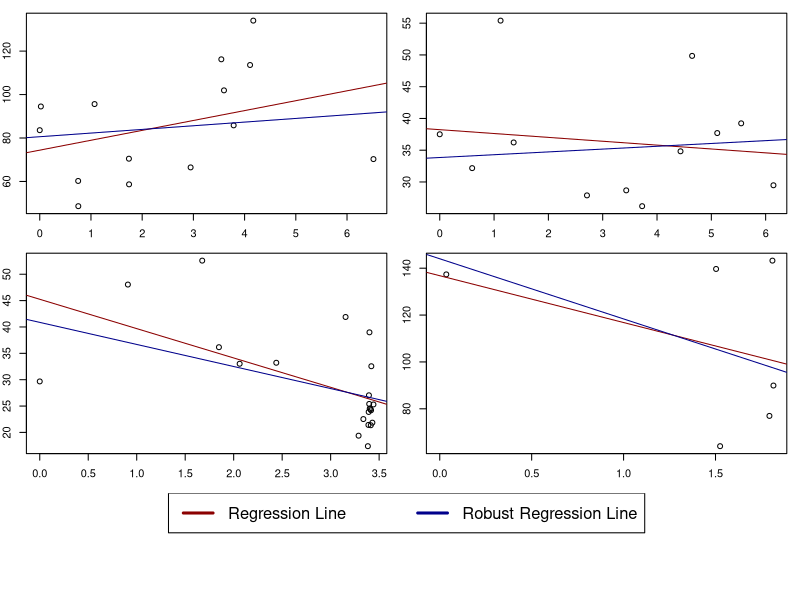
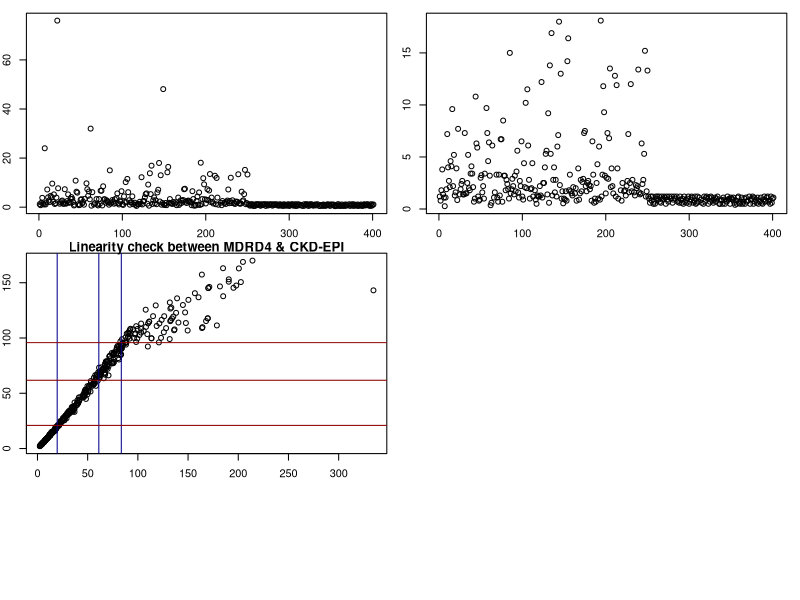

These charts were generated, in order, by the following R code:
## ---- chunk 1
knitr::opts_chunk$set(echo = TRUE)
require(dplyr)
require(tidyr)
require(data.table)
require(magrittr)
require(ggplot2)
## ---- chunk 2
is.nan.data.frame <- function(x)
  do.call(cbind, lapply(x, is.nan))
## ---- chunk 3
# Enter code here.

# reading datasets and setting primary keys
longegfr1 = data.table(fread('./data/longegfr1.csv'), key=c('id', 'fu.years'))
longegfr2 = data.table(fread('./data/longegfr2.csv'), key=c('ID', 'fu.years'))
colnames(longegfr2) = c('id','fu.years','egfr') # change column names to make joining easier
pk = c('id','fu.years')
longegfr = merge(longegfr1,
                 longegfr2,
                 by=pk,
                 all=TRUE)[order(id,fu.years)] # FULL OUTER JOIN
longegfr %>% summary()
## ---- chunk 4
# Enter code here.
longegfr[,mean_egfr:=mean(egfr),
         by=id]
longegfr[,count_egfr:=length(fu.years),
         by=id]
longegfr[,fu_total:=max(fu.years)-min(fu.years),
         by=id]
summary(longegfr)
longegfr
longegfr$bag_egfr = cut(longegfr$mean_egfr, c(0,15,30,60,90,Inf))

longegfr_nas = longegfr[,sum(is.na(mean_egfr)), by=id]
longegfr_nas[,missing_ind:=ifelse(V1>0,1,0)]
patients_egfr_na = longegfr_nas[,sum(missing_ind)]
cat('There are', patients_egfr_na, 'patients with missing values for \'mean egfr\'')
## ---- chunk 5
# Enter code here.
egfr_90_plus = unique(longegfr[mean_egfr>90, .(id,sex,baseline.age,mean_egfr, count_egfr),])[order(mean_egfr)]
egfr_90_plus
## ---- chunk 6
# Enter code here.
patient_id = c(3,37,162,223)
subset = longegfr[id %in% patient_id, .(id, fu.years, egfr)][order(id, fu.years)]
subset_1 = subset[id==patient_id[1]]
subset_2 = subset[id==patient_id[2]]
subset_3 = subset[id==patient_id[3]]
subset_4 = subset[id==patient_id[4]]
subset_1_rob = subset_1[!(egfr==max(egfr, na.rm=TRUE) | egfr==min(egfr, na.rm=TRUE))]
subset_2_rob = subset_2[!(egfr==max(egfr, na.rm=TRUE) | egfr==min(egfr, na.rm=TRUE))]
subset_3_rob = subset_3[!(egfr==max(egfr, na.rm=TRUE) | egfr==min(egfr, na.rm=TRUE))]
subset_4_rob = subset_4[!(egfr==max(egfr, na.rm=TRUE) | egfr==min(egfr, na.rm=TRUE))]

reg1 = lm(subset_1[,egfr] ~ subset_1[,fu.years])
reg2 = lm(subset_2[,egfr] ~ subset_2[,fu.years])
reg3 = lm(subset_3[,egfr] ~ subset_3[,fu.years])
reg4 = lm(subset_4[,egfr] ~ subset_4[,fu.years])
reg1_rob = lm(subset_1_rob[,egfr] ~ subset_1_rob[,fu.years])
reg2_rob = lm(subset_2_rob[,egfr] ~ subset_2_rob[,fu.years])
reg3_rob = lm(subset_3_rob[,egfr] ~ subset_3_rob[,fu.years])
reg4_rob = lm(subset_4_rob[,egfr] ~ subset_4_rob[,fu.years])

coef_1 = summary(reg1, conf.int=TRUE)$coefficients[2,1]
sd_1   = summary(reg1, conf.int=TRUE)$coefficients[2,2]
coef_2 = summary(reg2, conf.int=TRUE)$coefficients[2,1]
sd_2   = summary(reg2, conf.int=TRUE)$coefficients[2,2]
coef_3 = summary(reg3, conf.int=TRUE)$coefficients[2,1]
sd_3   = summary(reg3, conf.int=TRUE)$coefficients[2,2]
coef_4 = summary(reg4, conf.int=TRUE)$coefficients[2,1]
sd_4   = summary(reg4, conf.int=TRUE)$coefficients[2,2]

ci_1 = c(coef_1 - 2*sd_1 , coef_1 + 2*sd_1)
ci_2 = c(coef_2 - 2*sd_2 , coef_2 + 2*sd_2)
ci_3 = c(coef_3 - 2*sd_3 , coef_3 + 2*sd_3)
ci_4 = c(coef_4 - 2*sd_4 , coef_4 + 2*sd_4)

m <- matrix(c(1,2,3,4,5,5),nrow = 3,ncol = 2,byrow = TRUE)

layout(mat = m,heights = c(0.4,0.4,0.2))

par(mar = c(2,2,1,1))
plot(subset_1[,fu.years], subset_1[,egfr], xlab='years', ylab='patient 1 egfr')
abline(reg1, col='red4')
abline(reg1_rob, col='blue4')
plot(subset_2[,fu.years], subset_2[,egfr], xlab='years', ylab='patient 2 egfr')
abline(reg2, col='red4')
abline(reg2_rob, col='blue4')
plot(subset_3[,fu.years], subset_3[,egfr], xlab='years', ylab='patient 3 egfr')
abline(reg3, col='red4')
abline(reg3_rob, col='blue4')
plot(subset_4[,fu.years], subset_4[,egfr], xlab='years', ylab='patient 4 egfr')
abline(reg4, col='red4')
abline(reg4_rob, col='blue4')
plot(1, type = "n", axes=FALSE, xlab="", ylab="")
plot_colors <- c("blue","black", "green", "orange", "pink")
legend(x = "top",inset = 0,
        legend = c("Regression Line", "Robust Regression Line"), 
        col=c('red4', 'blue4'), lwd=3, cex=1.5, horiz = TRUE)

## ---- chunk 7
# Enter code here.
scr.dt = data.table(fread('./data/scr.csv'))
plot(scr.dt[,scr])
# longegfr_nas[,missing_ind:=ifelse(V1>0,1,0)]

scr.dt[, scr:=ifelse(scr>19, scr/88.42, scr)]
plot(scr.dt[,scr])
IQR_scr = summary(scr.dt[,scr])[5] - summary(scr.dt[,scr])[2]
IQR_scr
## ---- chunk 8
# Enter code here.
scr.dt[,scr_est1:=175*
         scr^(-1.154)*
         age^(-0.203)*
         (fifelse(scr.dt[,sex=='Female'],0.742,1, na=1))*
         (fifelse(scr.dt[,ethnic=='Black'],1.212,1,na=1))]

scr.dt[,min_scr_1:=pmin(scr/fifelse(scr.dt[,sex=='Female'],0.7,0.9,na=1),1, na.rm=TRUE)^(fifelse(scr.dt[,sex=='Female'],-0.329,-0.411,na=1))]
scr.dt[,max_scr_1:=pmax(scr/fifelse(scr.dt[,sex=='Female'],0.7,0.9,na=1),1, na.rm=TRUE)^(-1.209)]
scr.dt[,scr_est2:=141*
         min_scr_1*
         max_scr_1*
         0.993^age*
         (fifelse(scr.dt[,sex=='Female'],1.018,1, na=1))*
         (fifelse(scr.dt[,ethnic=='Black'],1.158,1,na=1))]

scr.dt

mean_est_1 = round(mean(scr.dt$scr_est1, na.rm=TRUE),2)
sd_est_1   = round(sd  (scr.dt$scr_est1, na.rm=TRUE),2)
mean_est_2 = round(mean(scr.dt$scr_est2, na.rm=TRUE),2)
sd_est_2   = round(sd  (scr.dt$scr_est2, na.rm=TRUE),2)

mean_est_1
sd_est_1
mean_est_2
sd_est_2

cor(scr.dt$scr_est1,scr.dt$scr_est2, method='pearson', use = "complete.obs")
## ---- chunk 9
# Enter code here.
plot(scr.dt$scr_est1,scr.dt$scr_est2, xlab='MDRD4', ylab='CKD-EPI', main='Linearity check between MDRD4 & CKD-EPI')
abline(v=mean_est_1, col='blue4')
abline(v=quantile(scr.dt$scr_est1, na.rm=TRUE)[2], col='blue4')
abline(v=quantile(scr.dt$scr_est1, na.rm=TRUE)[4], col='blue4')
abline(h=mean_est_2, col='red4')
abline(h=quantile(scr.dt$scr_est2, na.rm=TRUE)[2], col='red4')
abline(h=quantile(scr.dt$scr_est2, na.rm=TRUE)[4], col='red4')
## ---- chunk 10
# Enter code here.
cohort = data.table(fread('./data/cohort.csv', stringsAsFactors = TRUE))
lab1 = data.table(fread('./data/lab1.csv'))
linker = data.table(fread('./data/linker.csv'))

tmp = merge(cohort, linker, by=c('id'), all=TRUE)
cohort.dt = merge(tmp, lab1, by.x=c('LABID', 'yob'), by.y=c('LABID', 'yob'), all=TRUE)
cohort.dt
## ---- chunk 11
# Enter code here.
cohort_complete = copy(cohort.dt)
cohort_complete[is.na(age), age:=abs(year(Sys.Date())-round(yob))]
cohort_complete
## ---- chunk 12
#' This is a function that takes as impute a column of a data.table and imputes 
#' the NAs with its mean / mode if tha vector is numeric or categorical respectively.
#' @param x A vector of numeric or categorical values for which the NAs will be imputed.
impute.to.mean <- function(x) {
    if (is.double(x)){x[is.na(x)] <- mean(x, na.rm=TRUE)} else {x[is.na(x)] <- mode(x)}
    return(x)
  }
## ---- chunk 13
# diab.dt.imputed2 <- diab.dt %>% copy() %>% 
#                         .[, (numcols) := lapply(.SD, impute.to.median),.SDcols = numcols]

numcols <- cohort.dt %>% select(bp) %>% colnames
cohort.dt %>% .[, (numcols) := lapply(.SD, impute.to.mean),.SDcols = numcols]

(cohort.dt)
## ---- chunk 14
# Enter code here.
## ---- chunk 15
# Enter code here.
## ---- chunk 16
# Enter code here.
## ---- chunk 17
# Enter code here.
